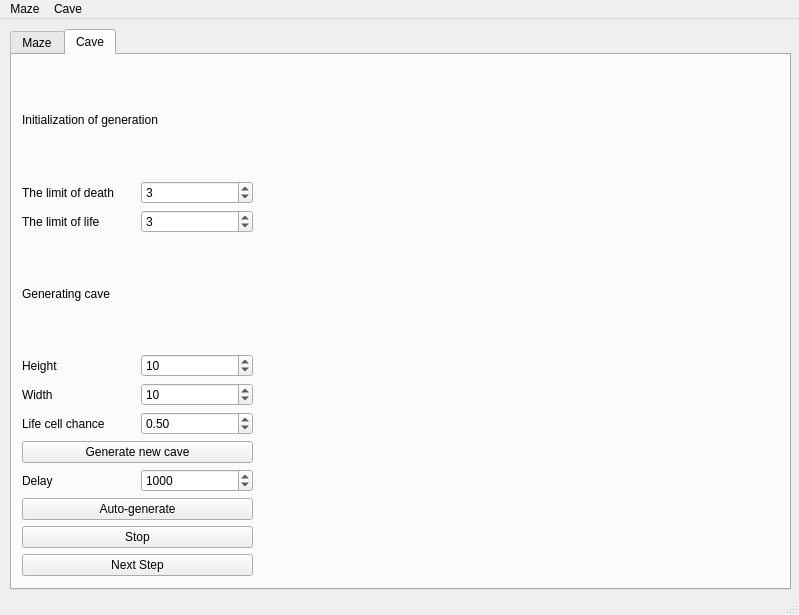
<?xml version="1.0" encoding="UTF-8"?>
<ui version="4.0">
 <class>MainWindow</class>
 <widget class="QMainWindow" name="MainWindow">
  <property name="geometry">
   <rect>
    <x>0</x>
    <y>0</y>
    <width>799</width>
    <height>615</height>
   </rect>
  </property>
  <property name="windowTitle">
   <string>MainWindow</string>
  </property>
  <widget class="QWidget" name="centralwidget">
   <widget class="QTabWidget" name="Cave">
    <property name="geometry">
     <rect>
      <x>10</x>
      <y>10</y>
      <width>781</width>
      <height>561</height>
     </rect>
    </property>
    <property name="currentIndex">
     <number>1</number>
    </property>
    <widget class="QWidget" name="Maze">
     <attribute name="title">
      <string>Maze</string>
     </attribute>
     <widget class="QWidget" name="gridLayoutWidget_2">
      <property name="geometry">
       <rect>
        <x>10</x>
        <y>10</y>
        <width>231</width>
        <height>511</height>
       </rect>
      </property>
      <layout class="QGridLayout" name="gridLayout_2">
       <item row="6" column="0">
        <widget class="QLabel" name="label_6">
         <property name="text">
          <string>End point</string>
         </property>
        </widget>
       </item>
       <item row="0" column="0" colspan="2">
        <widget class="QLabel" name="label_3">
         <property name="text">
          <string>Generating maze</string>
         </property>
        </widget>
       </item>
       <item row="5" column="0">
        <widget class="QLabel" name="label_5">
         <property name="text">
          <string>Start point</string>
         </property>
        </widget>
       </item>
       <item row="5" column="1">
        <widget class="QSpinBox" name="spinBox_3">
         <property name="minimum">
          <number>1</number>
         </property>
         <property name="maximum">
          <number>50</number>
         </property>
         <property name="value">
          <number>1</number>
         </property>
        </widget>
       </item>
       <item row="2" column="0">
        <widget class="QLabel" name="label_2">
         <property name="text">
          <string>Width</string>
         </property>
        </widget>
       </item>
       <item row="1" column="0">
        <widget class="QLabel" name="label">
         <property name="text">
          <string>Height</string>
         </property>
        </widget>
       </item>
       <item row="4" column="0" colspan="2">
        <widget class="QLabel" name="label_4">
         <property name="text">
          <string>Pathfinding</string>
         </property>
        </widget>
       </item>
       <item row="6" column="1">
        <widget class="QSpinBox" name="spinBox_4">
         <property name="minimum">
          <number>1</number>
         </property>
         <property name="maximum">
          <number>50</number>
         </property>
         <property name="value">
          <number>10</number>
         </property>
        </widget>
       </item>
       <item row="5" column="2">
        <widget class="QSpinBox" name="spinBox_8">
         <property name="minimum">
          <number>1</number>
         </property>
         <property name="maximum">
          <number>50</number>
         </property>
         <property name="value">
          <number>1</number>
         </property>
        </widget>
       </item>
       <item row="6" column="2">
        <widget class="QSpinBox" name="spinBox_9">
         <property name="minimum">
          <number>1</number>
         </property>
         <property name="maximum">
          <number>50</number>
         </property>
         <property name="value">
          <number>10</number>
         </property>
        </widget>
       </item>
       <item row="1" column="2">
        <widget class="QSpinBox" name="spinBox">
         <property name="minimum">
          <number>1</number>
         </property>
         <property name="maximum">
          <number>50</number>
         </property>
         <property name="value">
          <number>10</number>
         </property>
        </widget>
       </item>
       <item row="2" column="2">
        <widget class="QSpinBox" name="spinBox_2">
         <property name="minimum">
          <number>1</number>
         </property>
         <property name="maximum">
          <number>50</number>
         </property>
         <property name="value">
          <number>10</number>
         </property>
        </widget>
       </item>
       <item row="3" column="0" colspan="3">
        <widget class="QPushButton" name="pushButton_3">
         <property name="text">
          <string>Generate</string>
         </property>
        </widget>
       </item>
       <item row="7" column="0" colspan="3">
        <widget class="QPushButton" name="pushButton_4">
         <property name="text">
          <string>Resolve</string>
         </property>
        </widget>
       </item>
      </layout>
     </widget>
     <widget class="QWidget" name="widget" native="true">
      <property name="geometry">
       <rect>
        <x>250</x>
        <y>0</y>
        <width>531</width>
        <height>531</height>
       </rect>
      </property>
     </widget>
    </widget>
    <widget class="QWidget" name="tab_2">
     <attribute name="title">
      <string>Cave</string>
     </attribute>
     <widget class="QWidget" name="widget_2" native="true">
      <property name="geometry">
       <rect>
        <x>250</x>
        <y>10</y>
        <width>521</width>
        <height>521</height>
       </rect>
      </property>
      <property name="baseSize">
       <size>
        <width>500</width>
        <height>500</height>
       </size>
      </property>
     </widget>
     <widget class="QWidget" name="gridLayoutWidget_3">
      <property name="geometry">
       <rect>
        <x>10</x>
        <y>10</y>
        <width>231</width>
        <height>511</height>
       </rect>
      </property>
      <layout class="QGridLayout" name="gridLayout_3">
       <item row="11" column="0" colspan="2">
        <widget class="QPushButton" name="pushButton">
         <property name="text">
          <string>Next Step</string>
         </property>
        </widget>
       </item>
       <item row="1" column="0">
        <widget class="QLabel" name="label_11">
         <property name="text">
          <string>The limit of death</string>
         </property>
        </widget>
       </item>
       <item row="2" column="0">
        <widget class="QLabel" name="label_9">
         <property name="text">
          <string>The limit of life</string>
         </property>
        </widget>
       </item>
       <item row="2" column="1">
        <widget class="QSpinBox" name="spinBox_6">
         <property name="minimum">
          <number>0</number>
         </property>
         <property name="maximum">
          <number>7</number>
         </property>
         <property name="value">
          <number>3</number>
         </property>
        </widget>
       </item>
       <item row="9" column="0" colspan="2">
        <widget class="QPushButton" name="pushButton_2">
         <property name="text">
          <string>Auto-generate</string>
         </property>
        </widget>
       </item>
       <item row="8" column="0">
        <widget class="QLabel" name="label_7">
         <property name="text">
          <string>Delay</string>
         </property>
        </widget>
       </item>
       <item row="10" column="0" colspan="2">
        <widget class="QPushButton" name="pushButton_5">
         <property name="text">
          <string>Stop</string>
         </property>
        </widget>
       </item>
       <item row="3" column="0" colspan="2">
        <widget class="QLabel" name="label_8">
         <property name="text">
          <string>Generating cave</string>
         </property>
        </widget>
       </item>
       <item row="0" column="0" colspan="2">
        <widget class="QLabel" name="label_10">
         <property name="text">
          <string>Initialization of generation</string>
         </property>
        </widget>
       </item>
       <item row="8" column="1">
        <widget class="QSpinBox" name="spinBox_7">
         <property name="minimum">
          <number>100</number>
         </property>
         <property name="maximum">
          <number>10000</number>
         </property>
         <property name="singleStep">
          <number>1000</number>
         </property>
         <property name="value">
          <number>1000</number>
         </property>
        </widget>
       </item>
       <item row="7" column="0" colspan="2">
        <widget class="QPushButton" name="pushButton_6">
         <property name="text">
          <string>Generate new cave</string>
         </property>
        </widget>
       </item>
       <item row="5" column="1">
        <widget class="QSpinBox" name="spinBox_10">
         <property name="minimum">
          <number>1</number>
         </property>
         <property name="maximum">
          <number>50</number>
         </property>
         <property name="value">
          <number>10</number>
         </property>
        </widget>
       </item>
       <item row="4" column="1">
        <widget class="QSpinBox" name="spinBox_11">
         <property name="minimum">
          <number>1</number>
         </property>
         <property name="maximum">
          <number>50</number>
         </property>
         <property name="value">
          <number>10</number>
         </property>
        </widget>
       </item>
       <item row="4" column="0">
        <widget class="QLabel" name="label_12">
         <property name="text">
          <string>Height</string>
         </property>
        </widget>
       </item>
       <item row="1" column="1">
        <widget class="QSpinBox" name="spinBox_5">
         <property name="minimum">
          <number>1</number>
         </property>
         <property name="maximum">
          <number>8</number>
         </property>
         <property name="value">
          <number>3</number>
         </property>
        </widget>
       </item>
       <item row="5" column="0">
        <widget class="QLabel" name="label_13">
         <property name="text">
          <string>Width</string>
         </property>
        </widget>
       </item>
       <item row="6" column="0">
        <widget class="QLabel" name="label_14">
         <property name="text">
          <string>Life cell chance</string>
         </property>
        </widget>
       </item>
       <item row="6" column="1">
        <widget class="QDoubleSpinBox" name="doubleSpinBox">
         <property name="maximum">
          <double>1.000000000000000</double>
         </property>
         <property name="singleStep">
          <double>0.100000000000000</double>
         </property>
         <property name="value">
          <double>0.500000000000000</double>
         </property>
        </widget>
       </item>
      </layout>
     </widget>
    </widget>
   </widget>
  </widget>
  <widget class="QMenuBar" name="menubar">
   <property name="geometry">
    <rect>
     <x>0</x>
     <y>0</y>
     <width>799</width>
     <height>23</height>
    </rect>
   </property>
   <widget class="QMenu" name="menuMaze">
    <property name="title">
     <string>Maze</string>
    </property>
    <addaction name="actionLoad"/>
   </widget>
   <widget class="QMenu" name="menuCave">
    <property name="title">
     <string>Cave</string>
    </property>
    <addaction name="actionLoad_2"/>
   </widget>
   <addaction name="menuMaze"/>
   <addaction name="menuCave"/>
  </widget>
  <widget class="QStatusBar" name="statusbar"/>
  <action name="actionLoad">
   <property name="text">
    <string>Load</string>
   </property>
  </action>
  <action name="actionGenerate">
   <property name="text">
    <string>Generate</string>
   </property>
  </action>
  <action name="actionLoad_2">
   <property name="text">
    <string>Load</string>
   </property>
  </action>
  <action name="actionGenerate_2">
   <property name="text">
    <string>Generate</string>
   </property>
  </action>
  <action name="actionResolve">
   <property name="text">
    <string>Resolve</string>
   </property>
  </action>
 </widget>
 <resources/>
 <connections/>
</ui>
